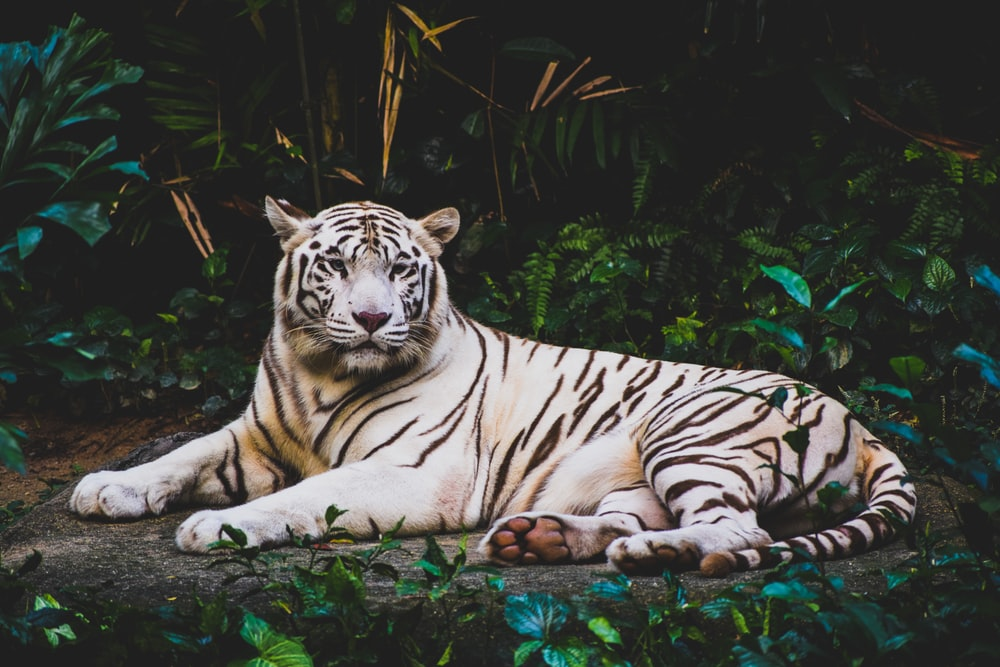
#> input picture Open_CV_Basics/tiger.jpg, 1000 x 667 px
$ jupyter execute --allow-errors colour_detection.ipynb
#> lines starting #> are read from the running program, lines starting #| are printed output that depends on the picture; after the words box and inside, x2 and y2 are one past the last pixel; in counts of white or black regions, pixels touching at a corner belong together
[cell 1]
import cv2
import numpy as np

# Load the image
image = cv2.imread('tiger.jpg')
#> image is the input picture: shape (667, 1000, 3); mean B, G, R 62.5, 68, 66.4

# Convert the image to HSV color space
hsv = cv2.cvtColor(image, cv2.COLOR_BGR2HSV)
#> hsv: shape (667, 1000, 3); mean H, S, V 46.7, 42.4, 71.9

# Define the range of red color in HSV
lower_red = np.array([0, 50, 50])
upper_red = np.array([10, 255, 255])

# Threshold the HSV image to get only red color
mask = cv2.inRange(hsv, lower_red, upper_red)
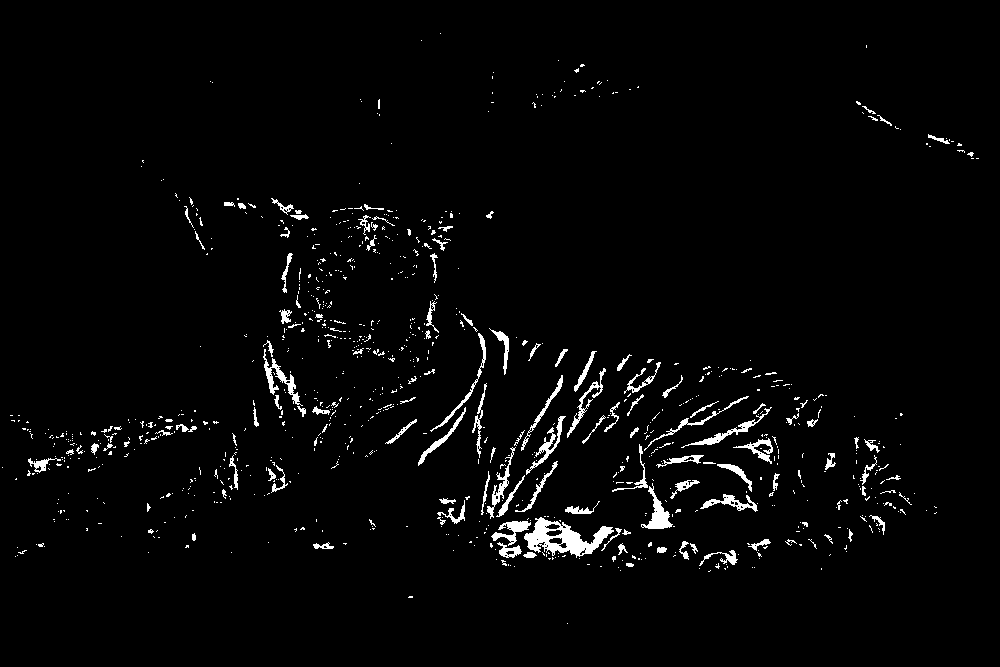
#> mask: shape (667, 1000); 2.6% white; 943 white regions (814 under 20 px)

# Bitwise-AND mask and original image
res = cv2.bitwise_and(image, image, mask=mask)
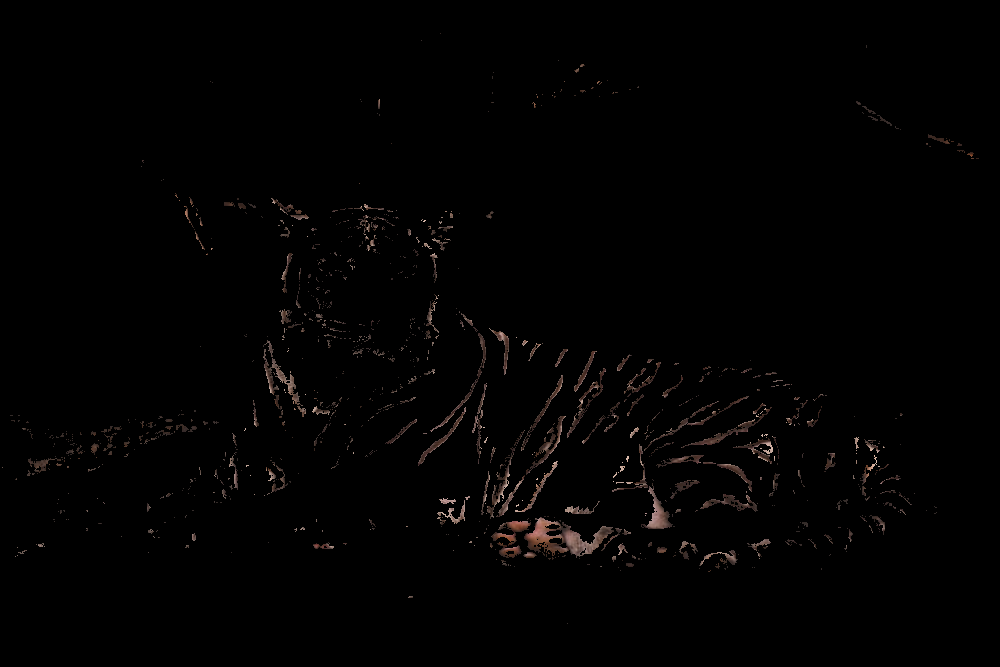
#> res: shape (667, 1000, 3); mean B, G, R 1.7, 1.8, 2.4

# Display the image
cv2.imshow('image', image)
cv2.imshow('mask', mask)
cv2.imshow('res', res)
cv2.waitKey(0)
cv2.destroyAllWindows()

[cell 2]
import cv2
import numpy as np

# Load the image
image = cv2.imread('tiger.jpg')

# Convert the image to HSV color space
hsv = cv2.cvtColor(image, cv2.COLOR_BGR2HSV)

# Define the range of red color in HSV
lower_red = np.array([0, 50, 50])
upper_red = np.array([10, 255, 255])

# Threshold the HSV image to get only red color
mask = cv2.inRange(hsv, lower_red, upper_red)

blur = cv2.GaussianBlur(mask,(5,5),0)

# Find contours in the mask
contours, _ = cv2.findContours(blur, cv2.RETR_EXTERNAL, cv2.CHAIN_APPROX_SIMPLE)
#> contours = 245 contours, 52 with area under 20; largest, box (x1, y1, x2, y2) and area: (488, 514, 633, 569) 4414, (610, 394, 751, 531) 3758, (479, 373, 568, 521) 3452, (416, 306, 488, 468) 1908, (654, 453, 760, 514) 1741

for contour in contours:
    # Calculate the bounding box of the contour
    x, y, w, h = cv2.boundingRect(contour)

    # Draw the bounding box onto the original image
    cv2.rectangle(image, (x, y), (x+w, y+h), (0, 255, 0), 2)
#> this loop made 245 passes
#> (x, y, w, h) on passes 2, 5, 8: (406, 594, 9, 6), (616, 565, 7, 8), (827, 552, 6, 6)
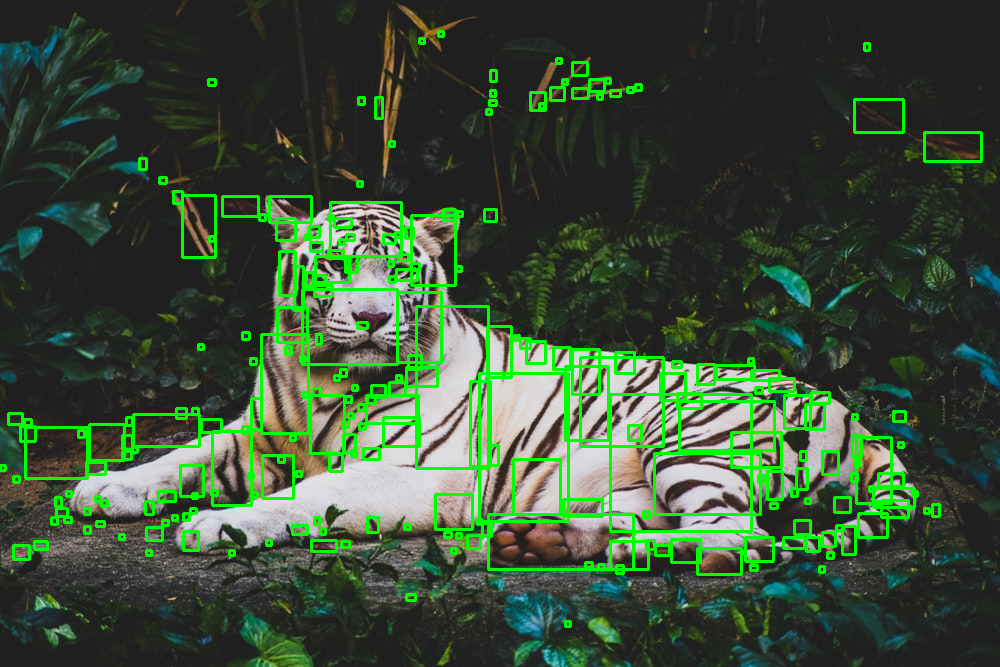
#> image: shape (667, 1000, 3); 6.81% of pixels changed, all inside (x1, y1, x2, y2) = (0, 30, 983, 628)

# Display the image with bounding boxes
cv2.imshow('image', image)
cv2.waitKey(0)
cv2.destroyAllWindows()
